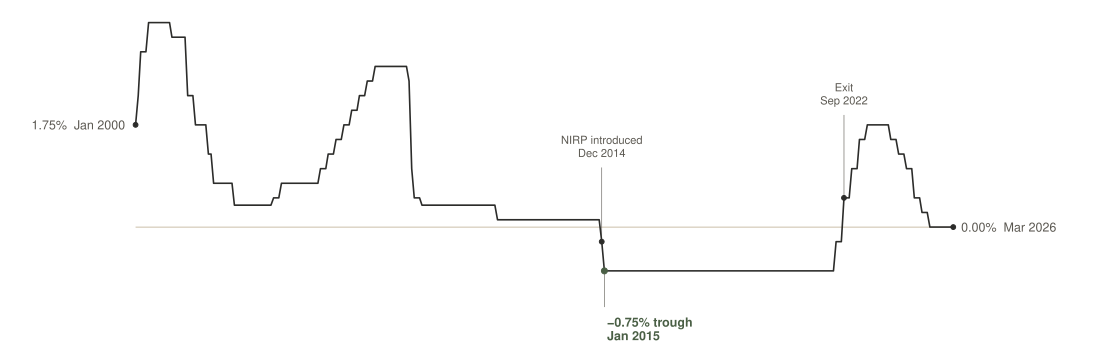

This figure's R source:
# Task 7 v1 — SNB policy rate, 2000-2026 (Tufte data-ink rigor).
# Sparkline-style: no axes, no ticks, no gridlines, no border, no legend.
# The line + 5 annotations carry every piece of information.
# Heritage Red is used exactly once (the -0.75% trough) as the single
# preattentive cue. Faint zero reference is the only non-line ink, and
# it is data-relevant: the rate crosses zero twice.
#
# Source: Swiss National Bank, "Official rates of the SNB" cube `snboffzisa`,
# data portal data.snb.ch. Splice: LIBOR target band mid (UG0+OG0)/2 for
# pre-Jun-2019 + SNB Leitzins (LZ) for Jun-2019 onward. The SNB itself
# treats this as one continuous policy-rate history.

setwd("/Users/alexanderweber/Documents/hsg/6_semester/data_visualization_with_ai")

suppressPackageStartupMessages({
  library(dplyr)
  library(readr)
  library(tidyr)
  library(ggplot2)
})

source("design_system.R")

chart_family <- ""  # PDF-native fallback; see task_02 / task_05 notes.

# Read the SNB CSV. The file has 3 metadata rows + a UTF-8 BOM above
# the actual column header (`Date;D0;Value`), so skip = 3 lets readr
# pick up the header on the next line.
raw <- read_delim(
  "data/task_07/snboffzisa.csv",
  delim = ";",
  skip  = 3,
  col_types = cols(Date = col_character(),
                   D0   = col_character(),
                   Value = col_character()),
  show_col_types = FALSE
) %>%
  mutate(date  = as.Date(paste0(Date, "-15")),
         Value = suppressWarnings(as.numeric(Value)))

# Splice the two series.
band_mid <- raw %>%
  filter(D0 %in% c("UG0", "OG0")) %>%
  select(date, D0, Value) %>%
  pivot_wider(names_from = D0, values_from = Value) %>%
  mutate(rate = (UG0 + OG0) / 2) %>%
  filter(!is.na(rate), date < as.Date("2019-06-01")) %>%
  select(date, rate)

leitzins <- raw %>%
  filter(D0 == "LZ", !is.na(Value), date >= as.Date("2019-06-01")) %>%
  select(date, rate = Value)

policy <- bind_rows(band_mid, leitzins) %>%
  arrange(date) %>%
  filter(date >= as.Date("2000-01-01"))

cat("Series rows:", nrow(policy),
    " range:", as.character(min(policy$date)), "to",
                as.character(max(policy$date)), "\n")
cat("Trough:", min(policy$rate),
    " peak:", max(policy$rate), "\n")

# Annotation table. Each row corresponds to a single data point on the line.
# Endpoint labels sit inline with the data value (Tufte's sparkline pattern):
# label x-offset is to the left of the start point and to the right of the
# end point, label y is the rate value itself, so the labels never overlap
# the line. Event and trough labels sit off the line, anchored by faint
# leader segments. Five annotations, each one earns its place:
#   - start anchor (where the chart begins)
#   - NIRP introduction (regime change)
#   - trough (extreme value, the story)
#   - exit from negative rates (regime change)
#   - end anchor (where the chart ends)
ann <- tibble::tribble(
  ~date,                  ~rate,  ~label,                       ~lbl_x,                   ~lbl_y,  ~role,
  as.Date("2000-01-15"),   1.75,  "1.75%  Jan 2000",            as.Date("1999-09-15"),     1.75,   "endpoint_left",
  as.Date("2014-12-15"),  -0.25,  "NIRP introduced\nDec 2014",  as.Date("2014-12-15"),     1.20,   "event_above",
  as.Date("2015-01-15"),  -0.75,  "-0.75% trough\nJan 2015",    as.Date("2015-02-15"),    -1.55,   "trough",
  as.Date("2022-09-15"),   0.50,  "Exit\nSep 2022",             as.Date("2022-09-15"),     2.10,   "event_above",
  as.Date("2026-03-15"),   0.00,  "0.00%  Mar 2026",            as.Date("2026-06-15"),     0.00,   "endpoint_right"
)

# Faint leader lines from data point to label. Stop the leader short of
# the label (gap_y) so the leader and text don't kiss.
gap_y <- 0.18
leaders <- ann %>%
  filter(role %in% c("event_above", "trough")) %>%
  mutate(x = date, xend = date, y = rate,
         yend = lbl_y - ifelse(lbl_y > rate, gap_y, -gap_y))

p <- ggplot(policy, aes(x = date, y = rate)) +
  # 1) Faint zero reference. The rate crosses this twice — data-relevant.
  #    Drawn only over the data range so it doesn't strike through the
  #    end-of-series label that sits at y = 0.
  annotate("segment",
           x = min(policy$date), xend = max(policy$date),
           y = 0, yend = 0,
           color = pg_palette$dark_quartz, linewidth = 0.25) +
  # 2) Leader lines (very thin, alloy gray) from data point to off-line labels.
  geom_segment(data = leaders,
               aes(x = x, xend = xend, y = y, yend = yend),
               color = pg_palette$alloy, linewidth = 0.2,
               inherit.aes = FALSE) +
  # 3) The data line.
  geom_line(color = pg_palette$onyx, linewidth = 0.55) +
  # 4) Markers at annotated points (small filled dots).
  geom_point(data = ann %>% filter(role != "trough"),
             aes(x = date, y = rate),
             color = pg_palette$onyx, size = 1.3) +
  geom_point(data = ann %>% filter(role == "trough"),
             aes(x = date, y = rate),
             color = pg_palette$heritage_red, size = 1.7) +
  # 5) Endpoint label, left side (start of series). hjust = 1 right-aligns
  #    the text so it sits to the LEFT of lbl_x, clearing the rising line.
  geom_text(data = ann %>% filter(role == "endpoint_left"),
            aes(x = lbl_x, y = lbl_y, label = label),
            family = chart_family, size = 3.0,
            color = pg_palette$alloy,
            hjust = 1, vjust = 0.5) +
  # 6) Endpoint label, right side (end of series). hjust = 0 left-aligns
  #    the text so it sits to the RIGHT of the end point.
  geom_text(data = ann %>% filter(role == "endpoint_right"),
            aes(x = lbl_x, y = lbl_y, label = label),
            family = chart_family, size = 3.0,
            color = pg_palette$alloy,
            hjust = 0, vjust = 0.5) +
  # 7) Event labels above the line (NIRP intro, exit).
  geom_text(data = ann %>% filter(role == "event_above"),
            aes(x = lbl_x, y = lbl_y, label = label),
            family = chart_family, size = 2.9,
            color = pg_palette$alloy,
            hjust = 0.5, vjust = 0,
            lineheight = 0.95) +
  # 8) Trough label (red, the single preattentive emphasis).
  geom_text(data = ann %>% filter(role == "trough"),
            aes(x = lbl_x, y = lbl_y, label = label),
            family = chart_family, size = 3.0,
            color = pg_palette$heritage_red,
            hjust = 0, vjust = 1, fontface = "bold",
            lineheight = 0.95) +
  # Coordinate system: pad x generously on both sides for inline labels,
  # pad y enough that off-line callouts don't clip.
  # `clip = "off"` lets endpoint labels extend past the panel bounds
  # without being cut by ggplot's default panel clipping.
  scale_x_date(expand = expansion(mult = c(0.10, 0.12))) +
  scale_y_continuous(limits = c(-2.0, 3.7),
                     expand = expansion(mult = c(0, 0))) +
  coord_cartesian(clip = "off") +
  labs(x = NULL, y = NULL) +
  theme_void(base_family = chart_family) +
  # Generous side margins because clip = "off" lets labels reach the page edge.
  theme(plot.margin = margin(t = 8, r = 30, b = 8, l = 30))

out_pdf <- "iterations/task_07/v1/snb_rate_v1.pdf"
ggsave(out_pdf, p, width = 28, height = 9, units = "cm", device = "pdf")
cat("Saved:", out_pdf, "\n")
